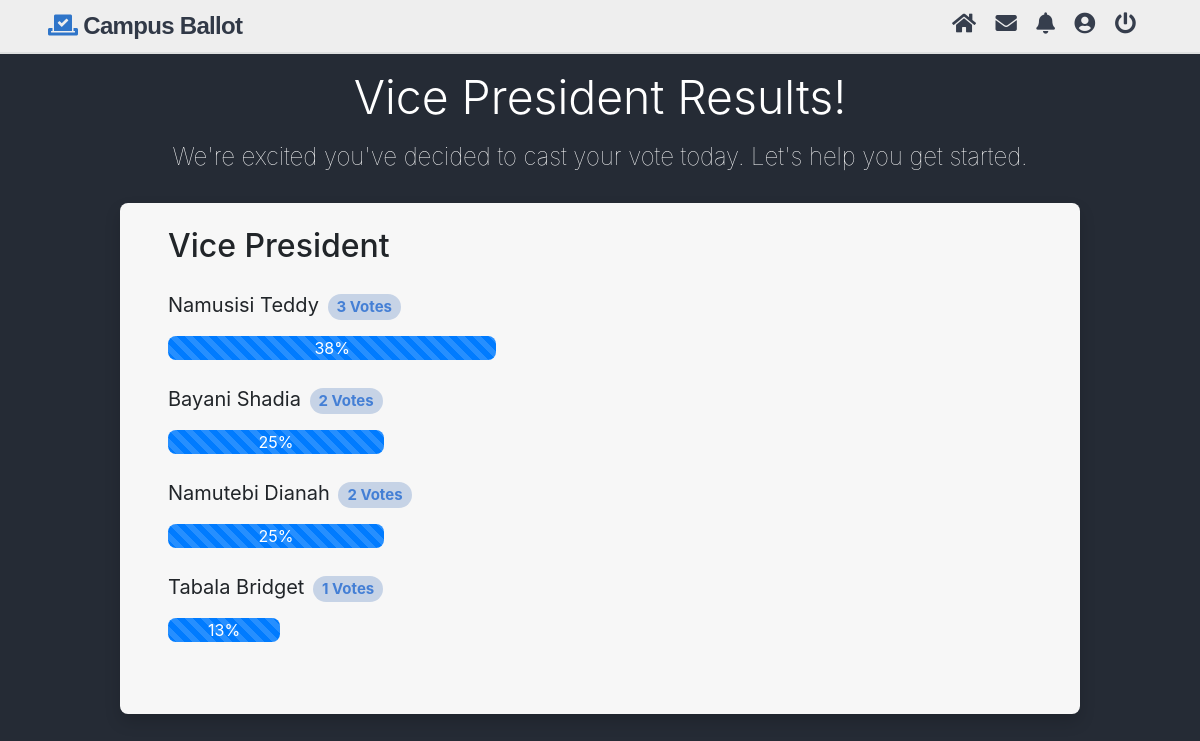
The page /result.php?id=3 (signed in) on the database its author committed.
### tables this page shows
CREATE TABLE IF NOT EXISTS `polls` (
  `id` int(11) NOT NULL AUTO_INCREMENT,
  `title` text NOT NULL,
  `desc` text NOT NULL,
  PRIMARY KEY (`id`)
);

CREATE TABLE IF NOT EXISTS `poll_answers` (
  `id` int(11) NOT NULL AUTO_INCREMENT,
  `poll_id` int(11) NOT NULL,
  `title` text NOT NULL,
  `votes` int(11) NOT NULL DEFAULT '0',
  PRIMARY KEY (`id`)
);

### result.php (the view, shortened to what this page needs)
<?php
    $pdo = pdo_connect_mysql();
    if (isset($_GET['id'])) {
        $stmt = $pdo->prepare('SELECT * FROM polls WHERE id = ?');
        $stmt->execute([$_GET['id']]);
        $poll = $stmt->fetch(PDO::FETCH_ASSOC);
        if ($poll) {
            $stmt = $pdo->prepare('SELECT * FROM poll_answers WHERE poll_id = ? ORDER BY votes DESC');
            $stmt->execute([$_GET['id']]);
            $poll_answers = $stmt->fetchAll(PDO::FETCH_ASSOC);
            $total_votes = 0;
            foreach ($poll_answers as $poll_answer) {
                $total_votes += $poll_answer['votes'];
            }
        } else {
            die ('Poll with that ID does not exist.');
        }
    } else {
        die ('No poll ID specified.');
    }
?>
<?php include("includes/header.php"); ?>
    <div class="main-body">
    <h1 class="display-4 mt-3"><?=$poll['title']?> Results!</h1>
    <p class="index-slogan mt-2 mb-4">We're excited you've decided to cast your vote today. Let's help you get started.</p>
        <section class="thumbs-container shadow mt-4 pt-4 pl-5 pr-5 pb-5 mb-5">
        <div class="content poll-result">
        <h2 class="mb-4"><?=$poll['title']?></h2>
        <div class="wrapper">
            <?php foreach ($poll_answers as $poll_answer): ?>
            <div class="poll-question">
                <p class="lead-2 font-weight-normal"><?=$poll_answer['title']?> <span class="badge badge-primary badge-pill font-weight-bold font-weight-light"><?=$poll_answer['votes']?> Votes</span></span>
                <div class="progress-bar progress-bar-striped mb-4" style= "width:<?=@round(($poll_answer['votes']/$total_votes)*100)?>%">
                    <?=@round(($poll_answer['votes']/$total_votes)*100)?>%
                </div>
            </div>
            <?php endforeach; ?>
        </div>
    </div>
        </section>
    </div>
<?php include("includes/footer.php"); ?>

### rows shown on the page
polls: title "Vice President"
poll_answers: title "Namusisi Teddy", votes "3", @round(($poll_answer['votes']/$total_votes)*100) "38"
poll_answers: title "Bayani Shadia", votes "2", @round(($poll_answer['votes']/$total_votes)*100) "25"
poll_answers: title "Namutebi Dianah", votes "2", @round(($poll_answer['votes']/$total_votes)*100) "25"
poll_answers: title "Tabala Bridget", votes "1", @round(($poll_answer['votes']/$total_votes)*100) "13"
